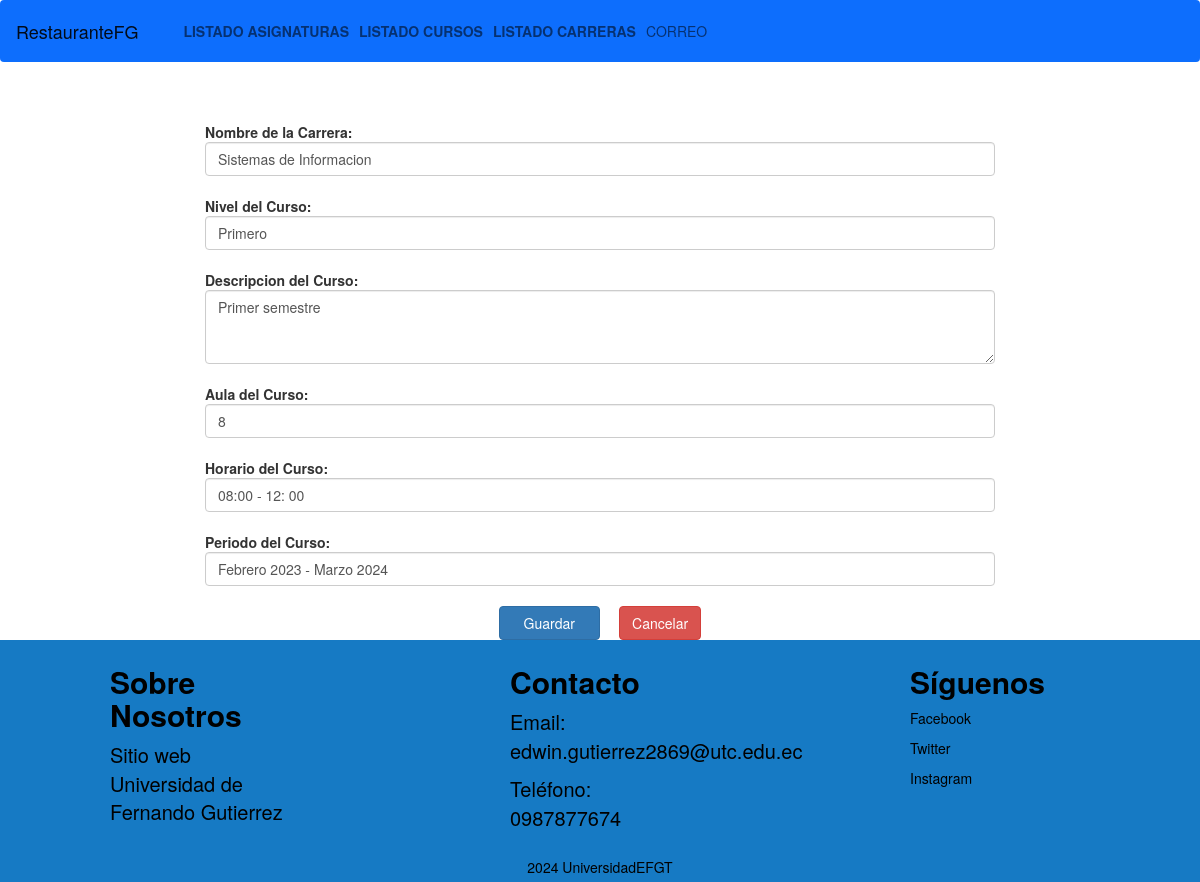
Screenshot of /editarCurso/1 with the database file from the repository.
### Aplicaciones/MatriculasEFGT/models.py (models this page shows)
class CursoEFGT(models.Model):
    id=models.AutoField(primary_key=True)
    nivelCursoEFGT=models.CharField(max_length=50)
    descripcionCursoEFGT=models.TextField()
    aulaCursoEFGT=models.PositiveIntegerField()
    horarioCursoEFGT=models.CharField(max_length=20, help_text='Formato HH:MM - HH:MM')
    periodoCursoEFGT=models.CharField(max_length=150)
    carrera=models.ForeignKey(CarreraEFGT,null=True,blank=True,on_delete=models.PROTECT)

### Aplicaciones/MatriculasEFGT/views.py (the view)
# urls.py: path('editarCurso/<id>',views.editarCurso),
def editarCurso(request,id):
    cursoEditar=CursoEFGT.objects.get(id=id)
    carrerasBdd=CarreraEFGT.objects.all()
    return render(request,'editarCurso.html',{'curso':cursoEditar,'carreras':carrerasBdd})

### Aplicaciones/MatriculasEFGT/templates/editarCurso.html (shortened to what this page needs)
{%  extends "./plantilla.html" %}
{% load static %}
{% block contenido %}
<div class="row">
  <div class="col-md-2">
  </div>
  <div class="col-md-8">
    <br><br>
    <form class="" action="/procesarActualizacionCurso/" method="post" enctype="multipart/form-data" id="frm_nuevo_curso">
      <b>Nombre de la Carrera: </b>
      <select class="form-control" name="id_carrera" id="id_carrera" required>
        {% for carrera in carreras %}
        <option value="{{carrera.id}}">{{carrera.nombreCarreraEFGT}}</option>
        {% endfor %}
      </select>
      <br>
      <b>Nivel del Curso: </b>
      <input type="text" name="nivelCursoEFGT" id="nivelCursoEFGT" value="{{curso.nivelCursoEFGT}}" placeholder="Ingrese el Nivel del Curso" class="form-control" required>
      <br>
      <b>Descripcion del Curso: </b>
      <textarea name="descripcionCursoEFGT" rows="3" class="form-control" placeholder="Ingrese la descripcion del curso" required>{{curso.descripcionCursoEFGT}}</textarea>
      <br>
      <b>Aula del Curso: </b>
      <input type="number" name="aulaCursoEFGT" id="aulaCursoEFGT" value="{{curso.aulaCursoEFGT}}" placeholder="Ingrese el numero del curso" class="form-control" required>
      <br>
      <b>Horario del Curso: </b>
      <input type="text" name="horarioCursoEFGT" id="horarioCursoEFGT" value="{{curso.horarioCursoEFGT}}" placeholder="Ingrese el horario del curso usando el Formato HH:MM - HH:MM" class="form-control" required>
      <br>
      <b>Periodo del Curso: </b>
      <input type="text" name="periodoCursoEFGT" id="periodoCursoEFGT" value="{{curso.periodoCursoEFGT}}" placeholder="Ingrese el periodo Academico" class="form-control" required>
      <br>
      <center>
      <button type="submit" name="button" class="btn btn-primary"> &nbsp;&nbsp; Guardar &nbsp;&nbsp </button>
      <button type="button" class="btn btn-danger" onclick="cancelarEdicion()">Cancelar</button>
      </center>
    </form>
  </div>
</div>
    {% endblock %}

### UniversidadEFGT/static/css/principal.css (style rules this page uses)
body { margin: 0; padding: 0; font-family: Arial, sans-serif; }

### rows the page displays
CursoEFGT: nivelCursoEFGT "Primero", descripcionCursoEFGT "Primer semestre", aulaCursoEFGT "8", horarioCursoEFGT "08:00 - 12: 00", periodoCursoEFGT "Febrero 2023 - Marzo 2024"

### other values shown
form field id_carrera "Sistemas de Informacion"
